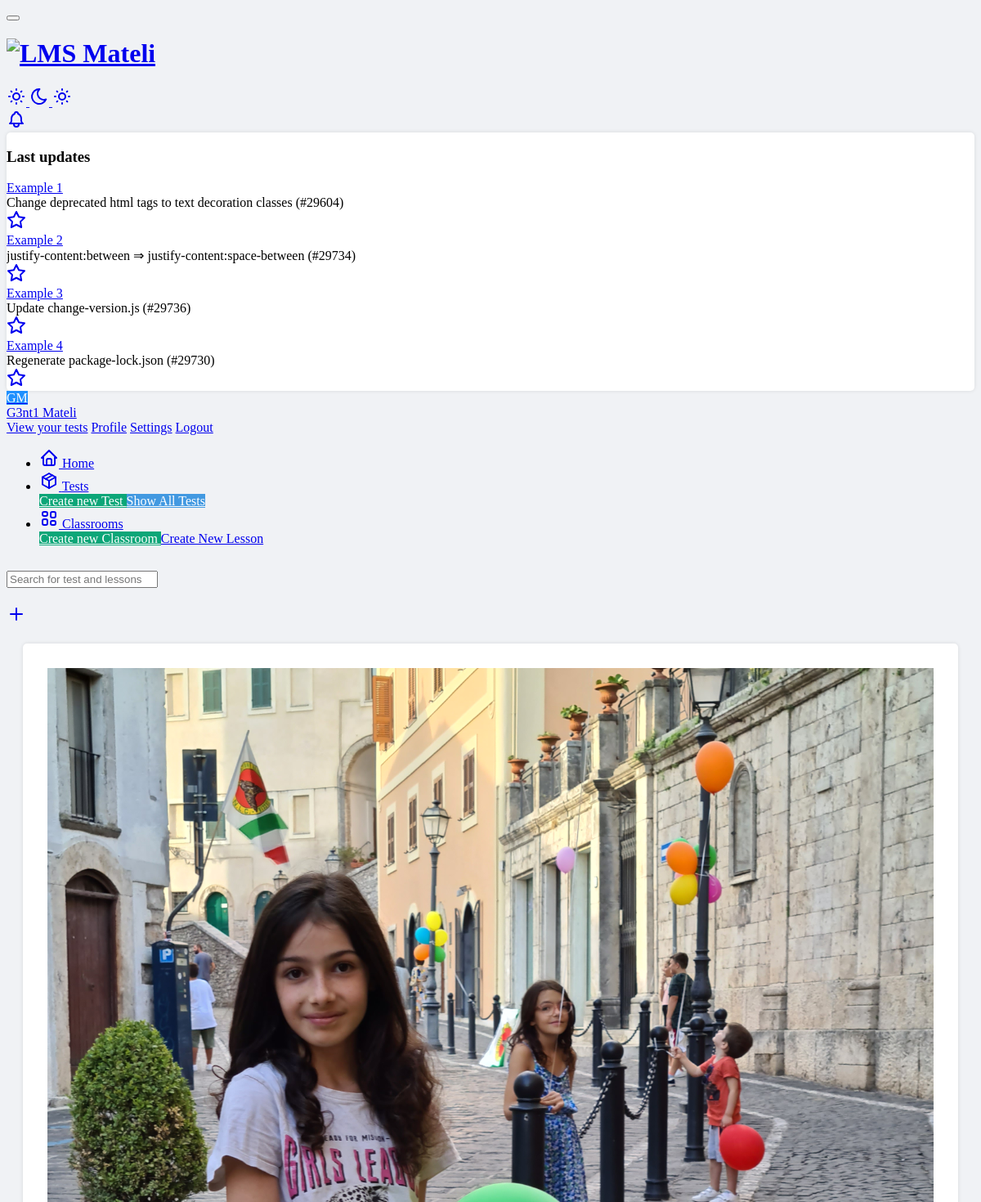
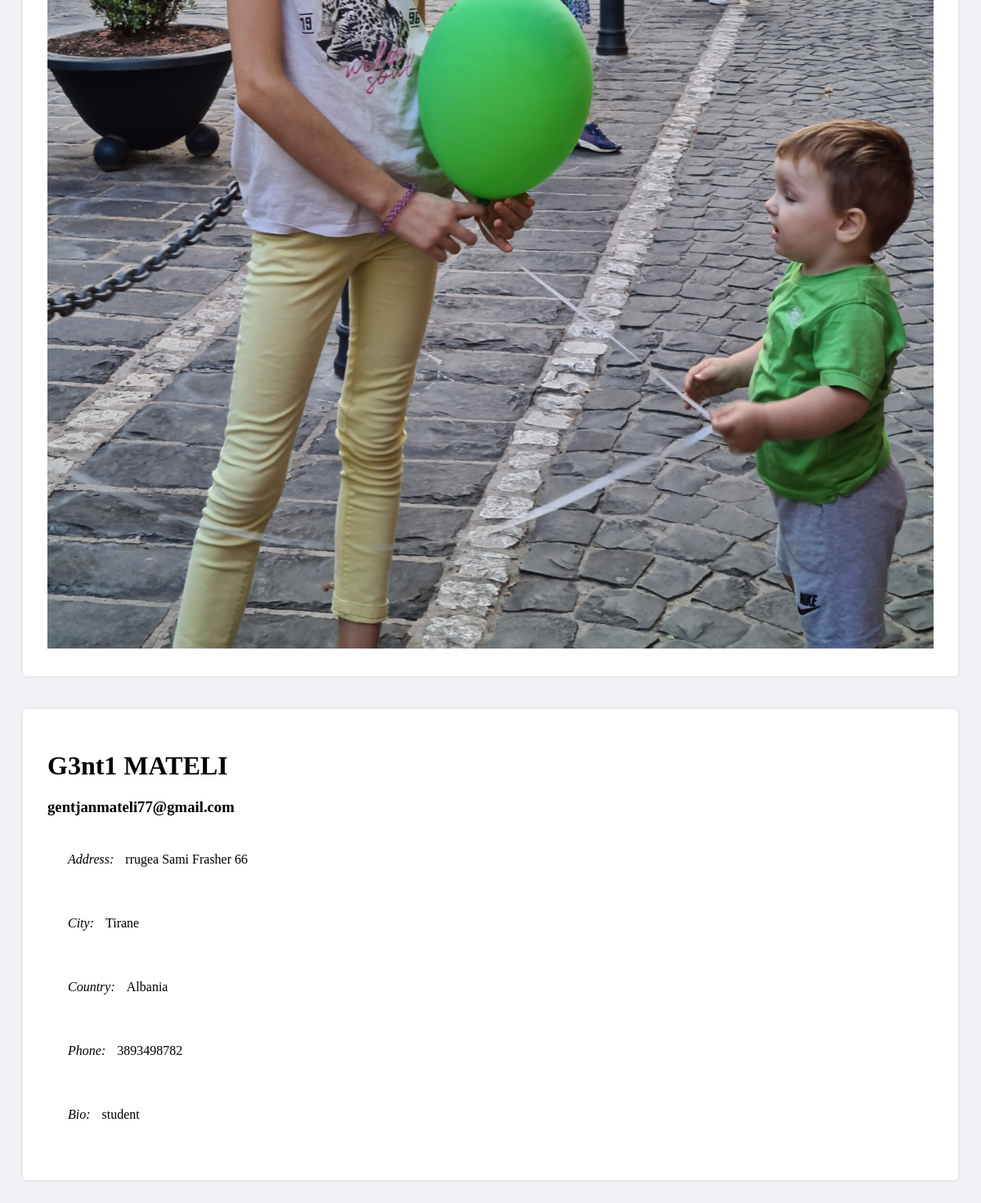
Screenshot of /profile/2 (signed in) with the database file from the repository (2 pictures, top to bottom).
### lms/models.py (models this page shows, shortened)
class ProfileUser(models.Model):
    username = models.ForeignKey(User, on_delete=models.CASCADE)
    phone_number = models.CharField(max_length=20, blank=True, null=True)
    address = models.CharField(max_length=255, blank=True, null=True)
    city = models.CharField(max_length=255, blank=True, null=True)
    country = CountryField(blank=True, null=True)
    birth_date = models.DateField(blank=True, null=True)
    photo = models.ImageField(upload_to='profile_pics', blank=True, null=True)
    bio = models.TextField(max_length=255, blank=True, null=True)

### lms/views/userview.py (the view)
# urls.py: path('profile/<int:user_id>', userview.profile, name='profile'),
def profile(request, user_id):
    user = get_object_or_404(User, id=user_id)
    profile_user = ProfileUser.objects.get(username=request.user)
    return render(request, 'users/profile.html', {'user': user,
                                                  'profile': profile_user,
                                                  })

### templates/users/profile.html (shortened to what this page needs)
{% load static %}
{% include 'base.html' %}
{% block content %}
    <body>
        <div class="container">
            <div class="row">
                <div class="col-md-4" style="padding: 20px">
                    <div class="card">
                        <div class="card-body">
                            {% if profile.photo %}
                            <img src="{{ profile.photo.url}}" alt="Profile Image" class="img-fluid">
                            {% else %}
                            <img src="{% static 'img/defaylt.jpg' %}" alt="Profile Image" class="img-fluid">
                            {% endif %}
                        </div>
                    </div>
                </div>
                <div class="col-md-8" style="padding: 20px">
                    <div class="card">
                        <div class="card-body" >
                            <h1>{{ user.first_name}} {{ user.last_name|upper }}</h1>
                            <h3>{{ user.email}}</h3>
                            <ul>
                                <li><i class="bi bi-geo-alt-fill">Address: </i> {{ profile.address}}</li>
                                <li><i class="bi bi-envelope-fill">City: </i> {{ profile.city}}</li>
                                <li><i class="bi bi-phone-fill">Country: </i> {{ profile.country.name}}</li>
                                <li><i class="bi bi-phone-fill">Phone: </i> {{ profile.phone_number }}</li>
                                <li><i class="bi bi-phone-fill">Bio: </i> {{ profile.bio }}</li>
                            </ul>
                        </div>
                    </div>
                </div>
            </div>
        </div>
    </body>
{% endblock %}

### templates/navbar.html (shortened to what this page needs)
<header class="navbar navbar-expand-md navbar-overlap d-print-none"
        data-bs-theme="dark">
    <div class="container-xl">
        <button class="navbar-toggler" type="button" data-bs-toggle="collapse" data-bs-target="#navbar-menu"
                aria-controls="navbar-menu" aria-expanded="false" aria-label="Toggle navigation">
        </button>
        <h1 class="navbar-brand navbar-brand-autodark d-none-navbar-horizontal pe-0 pe-md-3">
            <a href="{% url 'home' %}">
                <img src="" width="110" height="32" alt="LMS Mateli" class="navbar-brand-image">
            </a>
        </h1>
      {% if not request.user.is_authenticated %}
            <a style="padding-right: 10px" class="btn btn-outline-success" href="{% url 'login'%}">Login</a>
            {% else %}
        <div class="navbar-nav flex-row order-md-last">
            <div class="d-none d-md-flex">
                <a href="?theme=light" class="nav-link px-0 hide-theme-light" data-bs-toggle="tooltip"
                   data-bs-placement="bottom" aria-label="Enable light mode" data-bs-original-title="Enable light mode">
                </a>
                <a href="?theme=dark" class="nav-link px-0 hide-theme-dark" title="Enable dark mode"
                   data-bs-toggle="tooltip" data-bs-placement="bottom">
                </a>
                <a href="?theme=light" class="nav-link px-0 hide-theme-light" title="Enable light mode"
                   data-bs-toggle="tooltip" data-bs-placement="bottom">
                    <div class="nav-item dropdown d-none d-md-flex me-3">
                        <a href="#" class="nav-link px-0" data-bs-toggle="dropdown" tabindex="-1"
                           aria-label="Show notifications">
                        </a>
                        <div class="dropdown-menu dropdown-menu-arrow dropdown-menu-end dropdown-menu-card">
                            <div class="card">
                                <div class="card-header">
                                    <h3 class="card-title">Last updates</h3>
                                </div>
                                <div class="list-group list-group-flush list-group-hoverable">
                                    <div class="list-group-item">
                                        <div class="row align-items-center">
                                            <div class="col text-truncate">
                                                <a href="#" class="text-body d-block">Example 1</a>
                                                <div class="d-block text-secondary text-truncate mt-n1">
                                                    Change deprecated html tags to text decoration classes (#29604)
                                                </div>
                                            </div>
                                            <div class="col-auto">
                                                <a href="#" class="list-group-item-actions">
                                                </a>
                                            </div>
                                        </div>
                                    </div>
                                    <div class="list-group-item">
                                        <div class="row align-items-center">
                                            <div class="col text-truncate">
                                                <a href="#" class="text-body d-block">Example 2</a>
                                                <div class="d-block text-secondary text-truncate mt-n1">
                                                    justify-content:between ⇒ justify-content:space-between (#29734)
                                                </div>
                                            </div>
                                            <div class="col-auto">
                                                <a href="#" class="list-group-item-actions show">
                                                </a>
                                            </div>
                                        </div>
                                    </div>
                                    <div class="list-group-item">
                                        <div class="row align-items-center">
                                            <div class="col text-truncate">
                                                <a href="#" class="text-body d-block">Example 3</a>
                                                <div class="d-block text-secondary text-truncate mt-n1">
                                                    Update change-version.js (#29736)
                                                </div>
                                            </div>
                                            <div class="col-auto">
                                                <a href="#" class="list-group-item-actions">
                                                </a>
                                            </div>
                                        </div>
                                    </div>
                                    <div class="list-group-item">
                                        <div class="row align-items-center">
                                            <div class="col text-truncate">
                                                <a href="#" class="text-body d-block">Example 4</a>
                                                <div class="d-block text-secondary text-truncate mt-n1">
                                                    Regenerate package-lock.json (#29730)
                                                </div>
                                            </div>
                                            <div class="col-auto">
                                                <a href="#" class="list-group-item-actions">
                                                </a>
                                            </div>
                                        </div>
                                    </div>
                                </div>
                            </div>
                        </div>
                    </div>
            </div>
            <div class="nav-item dropdown">
                <a href="#" class="nav-link d-flex lh-1 text-reset p-0" data-bs-toggle="dropdown"
                   aria-label="Open user menu">
                    <span class="avatar avatar-sm"
                          style="color: white; background-color: dodgerblue">{{ user.first_name|first }}{{ user.last_name|first }}</span>
                    <div class="d-none d-xl-block ps-2">
                        <div>{{ user.first_name }} {{ user.last_name }}</div>
                    </div>
                </a>
                <div class="dropdown-menu dropdown-menu-end dropdown-menu-arrow" data-bs-theme="dark">
                    <a href="{% url 'display_tests' %}" class="dropdown-item">View your tests</a>
                     <a href="{% url 'profile' user.id %}" class="dropdown-item">Profile</a>
                    <a href="{% url 'edit_profile' user.id %}" class="dropdown-item">Settings</a>
                    <a href="{% url 'logout' %}" class="dropdown-item">Logout</a>
                </div>
            </div>
        </div>
        <div class="collapse navbar-collapse" id="navbar-menu">
            <div class="d-flex flex-column flex-md-row flex-fill align-items-stretch align-items-md-center">
                <ul class="navbar-nav">
                    <li class="nav-item">
                        <a class="nav-link" href="{% url 'home' %}">
                    <span class="nav-link-icon d-md-none d-lg-inline-block">
                    </span>
                            <span class="nav-link-title">
                                 Home
                    </span>
                        </a>
                    </li>
                    <li class="nav-item dropdown">
                        <a class="nav-link dropdown-toggle" href="#navbar-base" data-bs-toggle="dropdown"
                           data-bs-auto-close="outside" role="button" aria-expanded="false">
                    <span class="nav-link-icon d-md-none d-lg-inline-block">
                    </span>
                            <span class="nav-link-title">
                      Tests
                    </span>
                        </a>
                        <div class="dropdown-menu">
                            <div class="dropdown-menu-columns">
                                <div class="dropdown-menu-column">
                                    <a href="{% url 'create_test' %}" class="btn" style="background-color: #0ca678 ; color: white" >
                                        Create new Test
                                    </a>
                                    <a class="btn" style="color: white; background-color:#4299e1 " href="{% url 'tests' %}">
                                        Show All Tests
                                    </a>
                                </div>
                            </div>
                        </div>
                    </li>
                    <li class="nav-item active dropdown">
                        <a class="nav-link dropdown-toggle" href="#navbar-layout" data-bs-toggle="dropdown"
                           data-bs-auto-close="outside" role="button" aria-expanded="false">
                    <span class="nav-link-icon d-md-none d-lg-inline-block">
                    </span>
                            <span class="nav-link-title">
                     Classrooms
                    </span>
                        </a>
                        <div class="dropdown-menu">
                            <div class="dropdown-menu-columns">
                                <div class="dropdown-menu-column">
                                    <a class="btn btn-info" style="background-color: #0ca678 ; color: white "
                                       href="{% url 'create_classroom' %}">
                                        Create new Classroom
                                    </a>
                                    <a href="{% url 'new_lesson' %}" class="btn btn-info">
                                        Create New Lesson
                                    </a>
                                </div>
                            </div>
                        </div>
                    </li>
                </ul>
            </div>
        </div>
          <div class="mb-3" style="padding-top: 14px; margin-right: 14px">
              <form method="get" action="{% url 'search' %}" autocomplete="off">
                  <div class="input-icon">
                      <input type="text" name="query" value="" data-bs-toggle="autosize" class="form-control form-control-rounded"
                             placeholder="Search for test and lessons"
                             aria-label="Search in website" style="color: black">
                  </div>
              </form>
          </div>
          </div>
</header>
<div class="page-wrapper">
    <div class="page-header d-print-none text-white">
        <div class="container-xl">
            <div class="row g-2 align-items-center">
                <div class="col-auto ms-auto d-print-none">
                    <div class="btn-list">
                        <a href="#" class="btn btn-primary d-sm-none btn-icon" data-bs-toggle="modal"
                           data-bs-target="#modal-report" aria-label="Create new report">
                            <svg xmlns="http://www.w3.org/2000/svg" class="icon" width="24" height="24"
                                 viewBox="0 0 24 24" stroke-width="2" stroke="currentColor" fill="none"
                                 stroke-linecap="round" stroke-linejoin="round">
                                <path stroke="none" d="M0 0h24v24H0z" fill="none"></path>
                                <path d="M12 5l0 14"></path>
                                <path d="M5 12l14 0"></path>
                            </svg>
                        </a>
                    </div>
                </div>
            </div>
        </div>
    </div>
</div>
   {% endif %}

### templates/users/profile.html (style rules this page uses)
body { background-color: #f0f2f5; }
.card { background-color: #fff; box-shadow: 0 0 5px rgba(0, 0, 0, 0.1); border-radius: 5px; overflow: hidden; }
.card .card-body { padding: 30px; }
.card .card-body img { width: 100%; height: auto; }
.card .card-body ul { padding: 0; list-style: none; }
.card .card-body ul li { margin-bottom: 10px; padding: 25px; }
.card .card-body ul li i { margin-right: 10px; }

### rows the page displays
ProfileUser: photo (picture), address "rrugea Sami Frasher 66", city "Tirane", country.name "Albania", phone_number "3893498782", bio "student"

### other values shown
{{ user.first_name|first }} "G"
{{ user.last_name|first }} "M"
{{ user.first_name }} "G3nt1"
{{ user.last_name }} "Mateli"
{{ user.last_name|upper }} "MATELI"
{{ user.email }} "gentjanmateli77@gmail.com"
